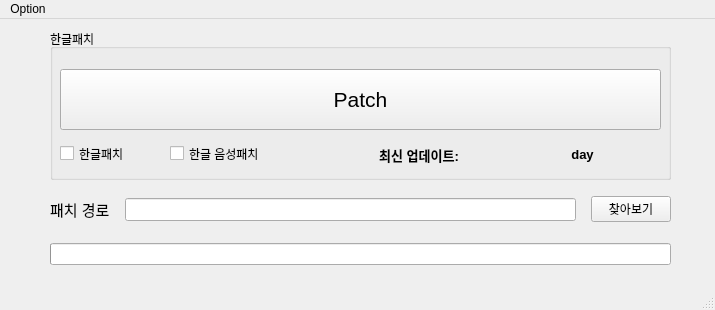
<?xml version="1.0" encoding="UTF-8"?>
<ui version="4.0">
 <class>MainWindow</class>
 <widget class="QMainWindow" name="MainWindow">
  <property name="geometry">
   <rect>
    <x>0</x>
    <y>0</y>
    <width>715</width>
    <height>310</height>
   </rect>
  </property>
  <property name="windowTitle">
   <string>MainWindow</string>
  </property>
  <widget class="QWidget" name="centralwidget">
   <widget class="QWidget" name="horizontalLayoutWidget">
    <property name="geometry">
     <rect>
      <x>50</x>
      <y>160</y>
      <width>621</width>
      <height>61</height>
     </rect>
    </property>
    <layout class="QHBoxLayout" name="horizontalLayout">
     <property name="spacing">
      <number>15</number>
     </property>
     <item>
      <widget class="QLabel" name="patchdir_label">
       <property name="font">
        <font>
         <pointsize>11</pointsize>
        </font>
       </property>
       <property name="text">
        <string>패치 경로</string>
       </property>
      </widget>
     </item>
     <item>
      <widget class="QLineEdit" name="dir_edit">
       <property name="font">
        <font>
         <pointsize>10</pointsize>
        </font>
       </property>
       <property name="text">
        <string/>
       </property>
      </widget>
     </item>
     <item>
      <widget class="QPushButton" name="find_dir_button">
       <property name="text">
        <string>찾아보기</string>
       </property>
      </widget>
     </item>
    </layout>
   </widget>
   <widget class="QWidget" name="horizontalLayoutWidget_3">
    <property name="geometry">
     <rect>
      <x>50</x>
      <y>220</y>
      <width>621</width>
      <height>31</height>
     </rect>
    </property>
    <layout class="QHBoxLayout" name="horizontalLayout_3">
     <item>
      <widget class="QProgressBar" name="progressBar">
       <property name="enabled">
        <bool>true</bool>
       </property>
       <property name="value">
        <number>0</number>
       </property>
       <property name="textVisible">
        <bool>false</bool>
       </property>
      </widget>
     </item>
    </layout>
   </widget>
   <widget class="QGroupBox" name="koreanpatch_groupbox">
    <property name="geometry">
     <rect>
      <x>50</x>
      <y>10</y>
      <width>621</width>
      <height>151</height>
     </rect>
    </property>
    <property name="title">
     <string>한글패치</string>
    </property>
    <widget class="QPushButton" name="patch_button">
     <property name="geometry">
      <rect>
       <x>10</x>
       <y>40</y>
       <width>601</width>
       <height>61</height>
      </rect>
     </property>
     <property name="font">
      <font>
       <pointsize>16</pointsize>
      </font>
     </property>
     <property name="text">
      <string>Patch</string>
     </property>
    </widget>
    <widget class="QWidget" name="horizontalLayoutWidget_2">
     <property name="geometry">
      <rect>
       <x>290</x>
       <y>110</y>
       <width>321</width>
       <height>31</height>
      </rect>
     </property>
     <layout class="QHBoxLayout" name="horizontalLayout_2">
      <item>
       <widget class="QLabel" name="LastUpdate_label">
        <property name="font">
         <font>
          <pointsize>10</pointsize>
          <weight>75</weight>
          <bold>true</bold>
         </font>
        </property>
        <property name="layoutDirection">
         <enum>Qt::LeftToRight</enum>
        </property>
        <property name="text">
         <string>최신 업데이트:</string>
        </property>
        <property name="alignment">
         <set>Qt::AlignCenter</set>
        </property>
       </widget>
      </item>
      <item>
       <widget class="QLabel" name="update_status_label">
        <property name="font">
         <font>
          <pointsize>10</pointsize>
          <weight>75</weight>
          <bold>true</bold>
         </font>
        </property>
        <property name="text">
         <string>day</string>
        </property>
        <property name="alignment">
         <set>Qt::AlignCenter</set>
        </property>
       </widget>
      </item>
     </layout>
    </widget>
    <widget class="QCheckBox" name="kor_patch_checkBox">
     <property name="geometry">
      <rect>
       <x>10</x>
       <y>115</y>
       <width>96</width>
       <height>19</height>
      </rect>
     </property>
     <property name="text">
      <string>한글패치</string>
     </property>
    </widget>
    <widget class="QCheckBox" name="kor_sound_patch_checkBox">
     <property name="geometry">
      <rect>
       <x>120</x>
       <y>115</y>
       <width>121</width>
       <height>19</height>
      </rect>
     </property>
     <property name="text">
      <string>한글 음성패치</string>
     </property>
    </widget>
   </widget>
  </widget>
  <widget class="QMenuBar" name="menubar">
   <property name="geometry">
    <rect>
     <x>0</x>
     <y>0</y>
     <width>715</width>
     <height>26</height>
    </rect>
   </property>
   <widget class="QMenu" name="menuOption">
    <property name="title">
     <string>Option</string>
    </property>
    <addaction name="separator"/>
    <addaction name="actionGithub"/>
    <addaction name="actionSite"/>
   </widget>
   <addaction name="menuOption"/>
  </widget>
  <widget class="QStatusBar" name="statusbar"/>
  <action name="actionGithub">
   <property name="text">
    <string>Github</string>
   </property>
  </action>
  <action name="actionSite">
   <property name="text">
    <string>Site</string>
   </property>
  </action>
 </widget>
 <resources/>
 <connections/>
</ui>
